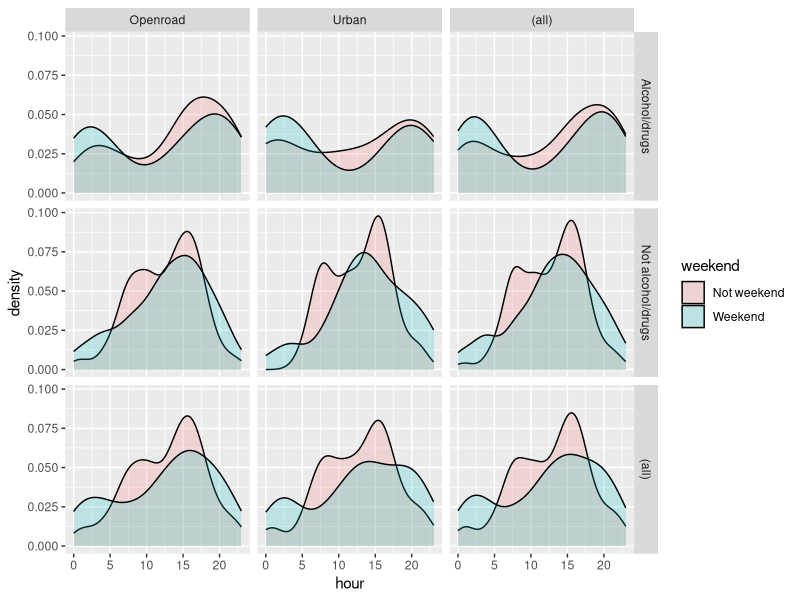

Here is the R script that generated this plot:
require(reshape2)
require(ggplot2)
x <- read.csv("BoP.csv", header = TRUE)
colnames(x) <- c("count", "hour", "weekend", "fatal", "alcohol", "urban")
x$count <- as.numeric(x$count)
x$hour <- as.numeric(x$hour)
y <- dcast(x, hour + weekend + fatal + alcohol + urban ~ ., fun.aggregate = sum, value.var = "count")
colnames(y)[6] <- "count"
y <- y[rep(row.names(y), y$count), 1:5]
ggplot(y, aes(hour, group = weekend, fill = weekend)) + 
  geom_density(alpha = 0.2) + 
  facet_grid(alcohol ~ urban, margins = TRUE)